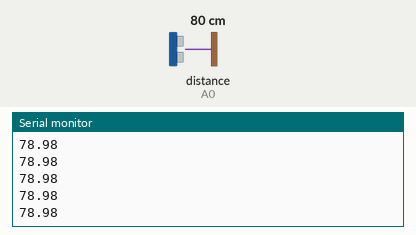
Bench run of a sketch on a simulated Arduino Uno, built with avr-gcc and run on an emulated ATmega328P. Shown: the last lines printed to the serial monitor. Wiring (inferred from the names in the program): ultrasonic range finder: trigger A1; echo A0. The inputs (shaded band) are chosen by the test bench; at power-on: distance to the obstacle (sensor on A0) 80 cm. The echo pulse lasts 58.3 µs per cm.

Above: at 1.2 s.
1.3 s: distance to the obstacle (sensor on A0) set to 2 cm
At 2.1 s:
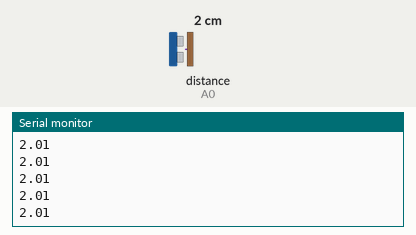
2.8 s: distance to the obstacle (sensor on A0) set to 4 cm
At 3.7 s:
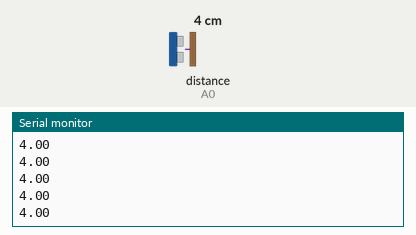
Timing chart, 0 to 5.8 s (numbered marks = the images above; inputs shaded):
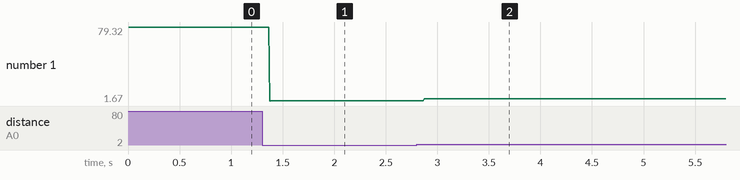

Measured:
- after the input at 1.3 s, the serial monitor: prints a new line after 0.07 s (image 1)
- after the input at 2.8 s, the serial monitor: prints a new line after 0.07 s (image 2)
- plotted number 1: 78.98 → 2.01 after the input at 1.3 s, 2.01 → 4 after the input at 2.8 s

The sketch:

UltrasonicSensorCm.ino
```cpp
unsigned long echoTime ;
int trigPin =A1;
int echoPin = A0;
float Space = 0.0;

void setup() {
 Serial.begin(9600);
 pinMode(echoPin, INPUT);
 pinMode(trigPin, OUTPUT);
}

void loop() {

 digitalWrite(trigPin, HIGH);
 delayMicroseconds(10);
  digitalWrite(trigPin, LOW);

  echoTime = pulseIn(echoPin, HIGH);
  Space = (echoTime*0.034)/2;
  Serial.println(Space);
}
```
